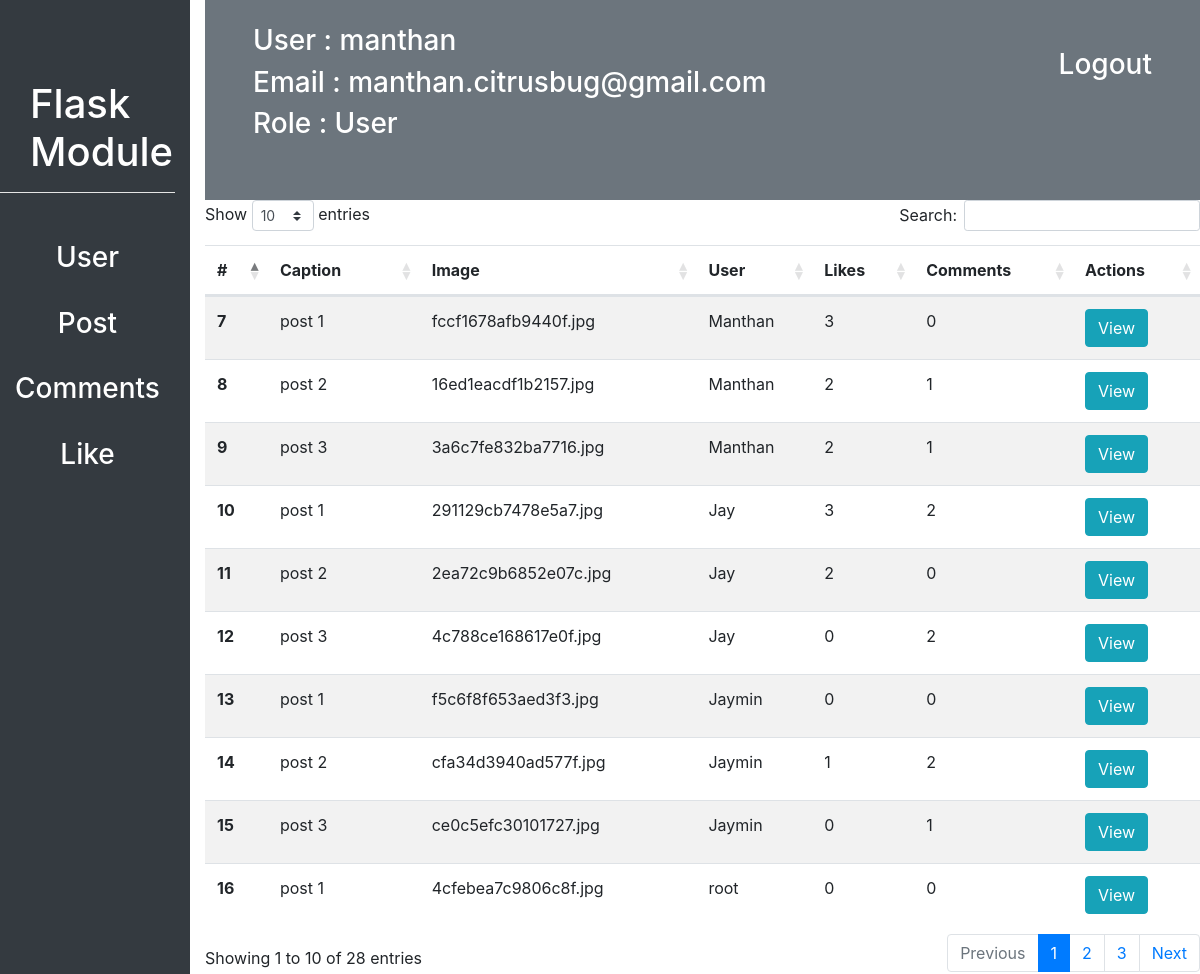
/customadmin/post_list (signed in), run on the app's committed database.
### flask_module/user/models.py (models this page shows, shortened)
class User(db.Model, UserMixin):
    id = db.Column(db.Integer, primary_key=True)
    username = db.Column(db.String(20), unique=True, nullable=False)
    email = db.Column(db.String(30), unique=True, nullable=False)
    profile_picture = db.Column(db.String(70), nullable=False, default="defualt_img.jpg")
    password = db.Column(db.String(15), nullable=False)
    like = db.relationship("Likes", backref="user", lazy=True, cascade = "all, delete, delete-orphan", )
    post = db.relationship("Post", backref="user", lazy=True, cascade = "all, delete, delete-orphan", )
    comment = db.relationship("Comments", backref="user", lazy=True, cascade = "all, delete, delete-orphan", )
    following = db.relationship("User",
                    secondary=connected_user,
                    primaryjoin=id==connected_user.c.parent_id,
                    secondaryjoin=id==connected_user.c.children_id,
                    backref="followed_by")
    role_id = db.Column(db.Integer, db.ForeignKey("role.id"), nullable=False)

class Role(db.Model):
    id = db.Column(db.Integer, primary_key=True)
    name = db.Column(db.String(20), unique=True, nullable=False)
    user = db.relationship("User", backref="role")

### flask_module/posts/models.py (models this page shows, shortened)
class Post(db.Model):
    id = db.Column(db.Integer, primary_key=True)
    image = db.Column(db.String(70), nullable=False)
    caption = db.Column(db.String(20), nullable=False)
    created_at = db.Column(db.DateTime, nullable=False, default=datetime.now())
    user_id = db.Column(db.Integer, db.ForeignKey("user.id"), nullable=False)
    comment = db.relationship("Comments", backref="post", lazy=True, cascade = "all, delete, delete-orphan", )
    likes = db.relationship("Likes", backref="post", lazy=True, cascade = "all, delete, delete-orphan", )

### flask_module/customadmin/routes.py (the view)
@customadmin.route("/customadmin/post_list")
@login_required
def post_list():
    posts = Post.query.all()
    return render_template("customadmin/posts/post_list.html", posts=posts)

### flask_module/customadmin/routes.py (called while the page is built)
def login_required(f):
    @wraps(f)
    def decorated_function(*args, **kwargs):
        if current_user.is_authenticated is False:
            return redirect(url_for('customadmin.login'))
        return f(*args, **kwargs)
    return decorated_function

### flask_module/user/models.py (called while the page is built)
@login_manager.user_loader
def load_user(user_id):
    return User.query.filter_by(id=int(user_id)).first()

### flask_module/templates/customadmin/posts/post_list.html (shortened to what this page needs)
{% extends "customadmin/dashboard.html" %}
{% block contant %}
<table id="post-table" class="table table-striped m-auto mt-2">
    <thead>
      <tr>
        <th scope="col">#</th>
        <th scope="col">Caption</th>
        <th scope="col">Image</th>
        <th scope="col">User</th>
        <th scope="col">Likes</th>
        <th scope="col">Comments</th>
        <th scope="col">Actions</th>
      </tr>
    </thead>
    <tbody>
    {% for post in posts %}
      <tr>
        <th scope="row">{{post.id}}</th>
        <td>{{post.caption}}</td>
        <td>{{post.image}}</td>
        <td>{{post.user.username}}</td>
        <td>{{post.likes|length}}</td>
        <td>{{post.comment|length}}</td>
        <td>
            <a href="{{url_for('customadmin.post_detail', post_id=post.id)}}" class="btn btn-info">View</a></td>
      </tr>
    {% endfor %}
    </tbody>
  </table>
{% endblock contant %}

### flask_module/templates/customadmin/dashboard.html (shortened to what this page needs)
<!DOCTYPE html>
<html lang="en">
<head>
    <link rel="stylesheet" href="{{ url_for('static', filename='css/bootstrap.css') }}">
    <link rel="stylesheet" href="{{url_for('static', filename="css/datatable.css")}}">
    <link rel="stylesheet" href="{{url_for('static', filename="css/datatable.min.css")}}">
</head>
<body>
    <div class="row" id="sidebar">
        <div class="col bg-dark">
            <div id="module-title">
                <h1 class="text-white">Flask Module</h1>
            </div>
            <hr style="background: white">
            <div class="mt-5 text-center">
                <a href="{{url_for('customadmin.dashboard', username=current_user.username)}}"><h3 class="text-white">User</h3></a><br>
                <a href="{{url_for('customadmin.post_list')}}"><h3 class="text-white">Post</h3></a><br>
                <a href="{{url_for('customadmin.comments_list')}}"><h3 class="text-white">Comments</h3></a><br>
                <a href="{{url_for('customadmin.like_list')}}"><h3 class="text-white">Like</h3></a><br>
            </div>
        </div>
        <div class="col-10">
            <div id="navbar" class="bg-secondary">
                <a href="{{url_for('customadmin.logout')}}"><h3 class="float-right px-5 pt-5 text-white">Logout</h3></a>
                <h3 class="text-white pt-4 px-5">User : {{current_user.username}}</h3>
                <h3 class="text-white px-5">Email : {{current_user.email}}</h3>
                <h3 class="text-white px-5">Role : {{current_user.role.name}}</h3>
            </div>
            {% block contant %}{% endblock contant %}
        </div>
    </div>
</body>
</html>

### flask_module/templates/customadmin/dashboard.html (style rules this page uses)
#sidebar { height: 900px; }
#module-title { margin-top: 80px; margin-left: 30px; }
#navbar { height: 200px; }

### data on the page
User: username "manthan", email "manthan.citrusbug@gmail.com"
Role: role.name "User"
Post: id "7", caption "post 1", image "fccf1678afb9440f.jpg", user.username "Manthan", likes|length "3", comment|length "0"
Post: id "8", caption "post 2", image "16ed1eacdf1b2157.jpg", user.username "Manthan", likes|length "2", comment|length "1"
Post: id "9", caption "post 3", image "3a6c7fe832ba7716.jpg", user.username "Manthan", likes|length "2", comment|length "1"
Post: id "10", caption "post 1", image "291129cb7478e5a7.jpg", user.username "Jay", likes|length "3", comment|length "2"
Post: id "11", caption "post 2", image "2ea72c9b6852e07c.jpg", user.username "Jay", likes|length "2", comment|length "0"
Post: id "12", caption "post 3", image "4c788ce168617e0f.jpg", user.username "Jay", likes|length "0", comment|length "2"
Post: id "13", caption "post 1", image "f5c6f8f653aed3f3.jpg", user.username "Jaymin", likes|length "0", comment|length "0"
Post: id "14", caption "post 2", image "cfa34d3940ad577f.jpg", user.username "Jaymin", likes|length "1", comment|length "2"
Post: id "15", caption "post 3", image "ce0c5efc30101727.jpg", user.username "Jaymin", likes|length "0", comment|length "1"
Post: id "16", caption "post 1", image "4cfebea7c9806c8f.jpg", user.username "root", likes|length "0", comment|length "0"
